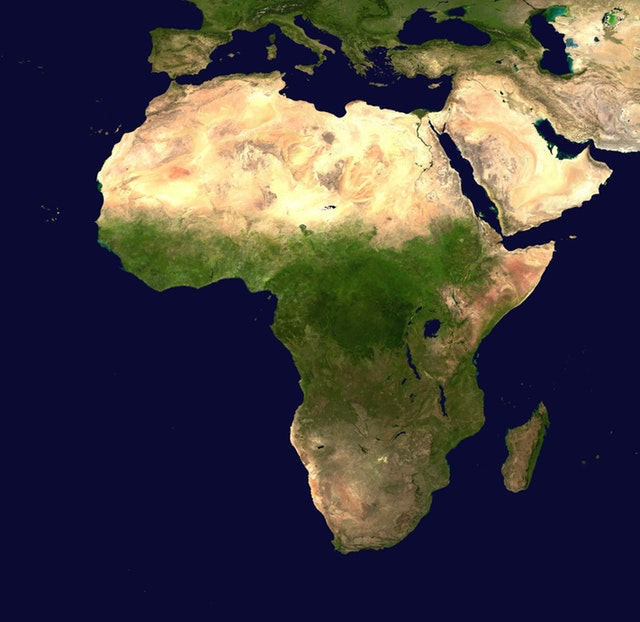
#> input picture GoruntuIsleme/9. OpenCV  Contours, Convex Hull, Convexity Defects/8.1 map.jpg.jpg, 640 x 622 px
$ jupyter execute '8.ConvexHull1.Adım.ipynb'
#> lines starting #> are read from the running program, lines starting #| are printed output that depends on the picture; after the words box and inside, x2 and y2 are one past the last pixel; in counts of white or black regions, pixels touching at a corner belong together
[cell 1]
import cv2
import numpy as np

[cell 2]
img=cv2.imread("8.1 map.jpg.jpg")
#> img is the input picture: shape (622, 640, 3); mean B, G, R 66.4, 64, 68.6

[cell 3]
# baynerize edicez yani 0 ve 1lerden oluşan hale getiricez
gray=cv2.cvtColor(img,cv2.COLOR_BGR2GRAY)
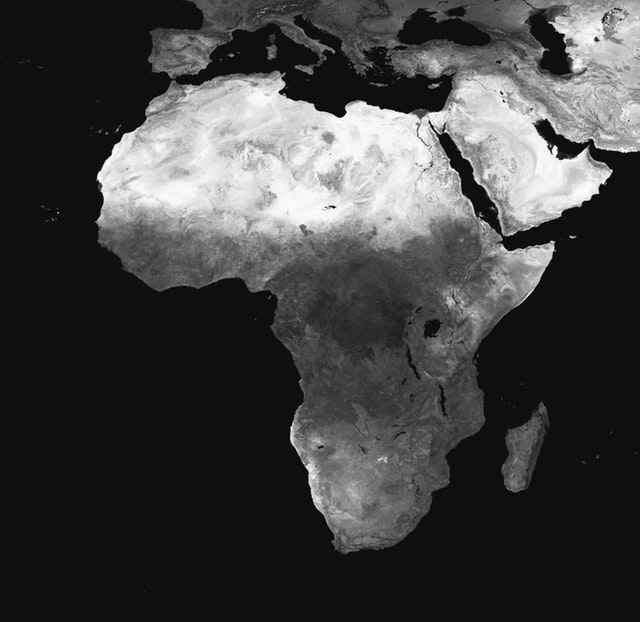
#> gray: shape (622, 640); min 1, max 253, mean 65.7
blur=cv2.blur(gray,(3,3))
ret,thresh=cv2.threshold(blur,75,255,cv2.THRESH_BINARY)
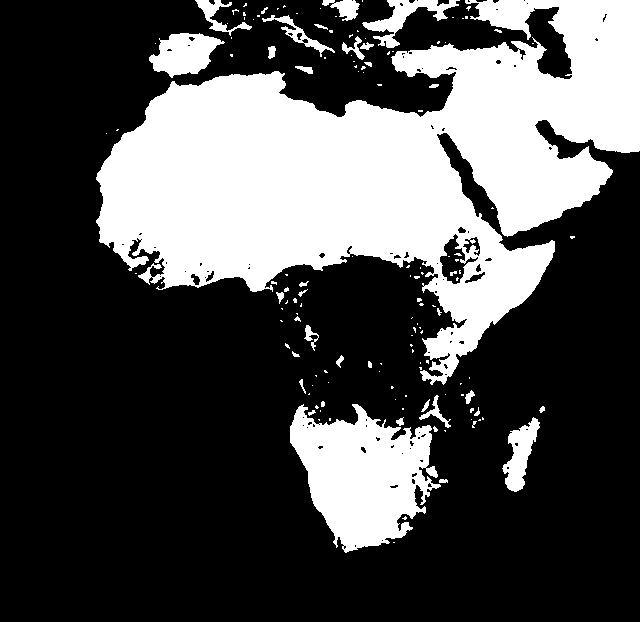
#> thresh: shape (622, 640); 31% white; 143 white regions (107 under 20 px), largest, box (x1, y1, x2, y2) and area: (96, 0, 640, 385) 101377, (290, 404, 441, 553) 13632, (149, 33, 225, 78) 2097

[cell 4]
cv2.imshow("img",img)
cv2.imshow("gray",gray)
cv2.imshow("blur",blur)
cv2.imshow("thresh",thresh)
cv2.waitKey(0)
cv2.destroyAllWindows()

[cell 5]
# şimdi baktık afrika kıtası kaybolmuş ama biz bunu istemiyoruz bunu düzeltmek için min thresh değerini biraz daha düşürüyoruz

[cell 6]
# karışmasın diye tüm aşamalar en baştan yapıyorum
img=cv2.imread("8.1 map.jpg.jpg")
gray=cv2.cvtColor(img,cv2.COLOR_BGR2GRAY)
blur=cv2.blur(gray,(3,3))
ret,thresh=cv2.threshold(blur,40,255,cv2.THRESH_BINARY)
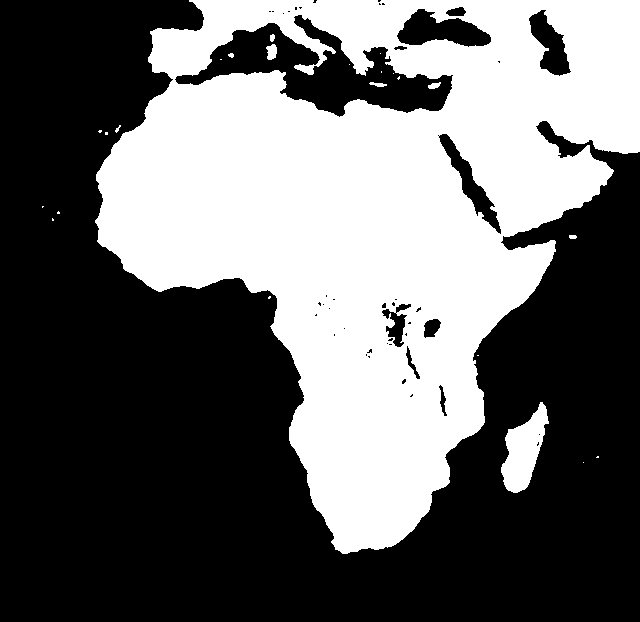
#> thresh: shape (622, 640); 41.2% white; 24 white regions (15 under 20 px)
cv2.imshow("thresh",thresh)
cv2.waitKey(0)
cv2.destroyAllWindows()

[cell 7]
counters,hierarchy=cv2.findContours(thresh,cv2.RETR_TREE,cv2.CHAIN_APPROX_SIMPLE)
#> counters = 69 contours, 50 with area under 20; largest, box (x1, y1, x2, y2) and area: (95, 0, 640, 554) 177440, (174, 14, 454, 118) 11646, (501, 402, 549, 493) 2249, (396, 8, 492, 48) 2191, (438, 133, 502, 235) 1526

[cell 8]
# boş b,r d,z, oluşturucam bulduğum noktaları bu dizinin içerisine atıcam
hull=[]
for i in range(len(counters)):
    hull.append(cv2.convexHull(counters[i],False)) #returnPoints=False olunca kendileri değil indisleri dönüyor True ise değerin kendisini döndürüyor * returnPoints= yazınca 13 aşama hata verdi neden bilmiyorum ama sen onu false olduğunu bil
#> this loop made 69 passes
#> after the loop, hull = 69 contours, 48 with area under 20; largest, box (x1, y1, x2, y2) and area: (95, 0, 640, 554) 209284, (174, 14, 454, 118) 18006, (501, 402, 549, 493) 2616, (396, 8, 492, 48) 2596, (438, 133, 502, 235) 1918

[cell 9]
# siyah bir ekrana çizeceğim için siyah bir ekran oluşturuyorum
# thresh.shape thresh in boyutudur 0 der ilk değeri 1 der ikinci değerini alırız
bg=np.zeros((thresh.shape[0],thresh.shape[1],3),np.uint8)

[cell 10]
for i in range(len(counters)):
    cv2.drawContours(bg,counters,i,(255,0,0),3,8,hierarchy) # neyin üstüne çizeceğim , neyi çizeceğim , indisler , renk , kalınlık , çizgi tipi ( 8 demek kesintisiz çizgi demek) , bazı konturları çizmek için kullanılan parametre burada olmasa da olur
    cv2.drawContours(bg,hull,i,(0,0,255),1,8) # hull tuttuğu değerleri çizdirdim
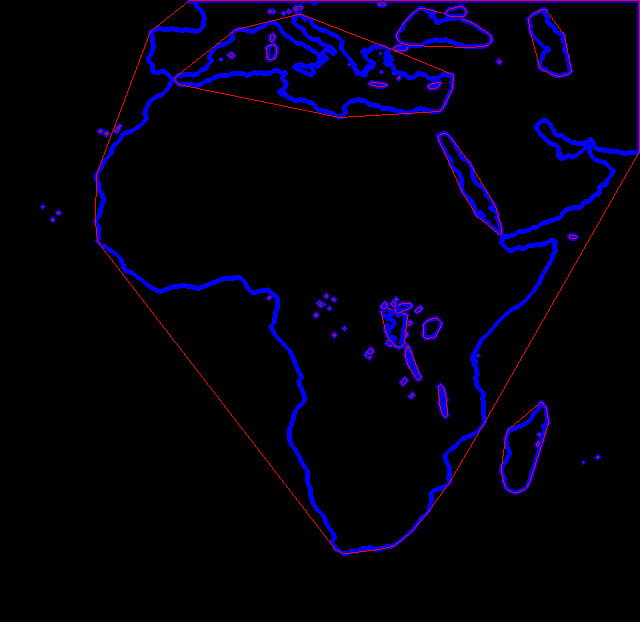
#> bg: shape (622, 640, 3); mean of channels 0, 1, 2 12.8, 0, 2.4; drawn as B, G, R
